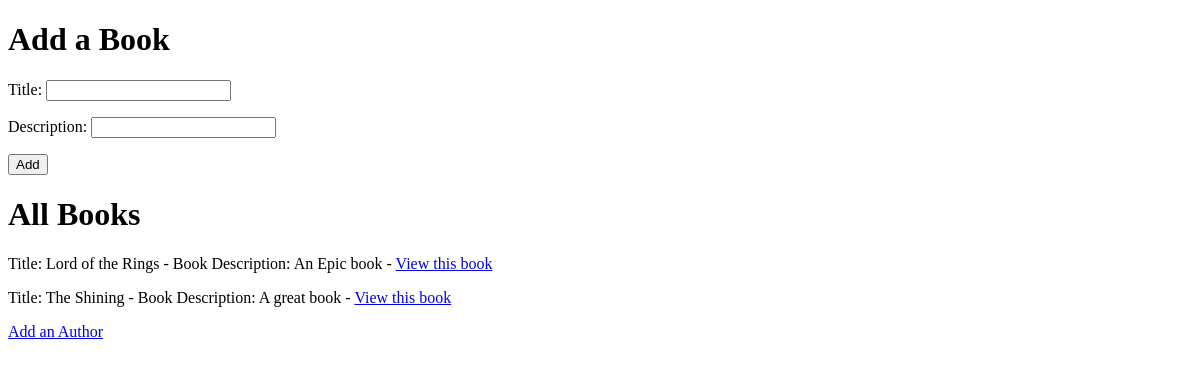
Before: / with the older database file.
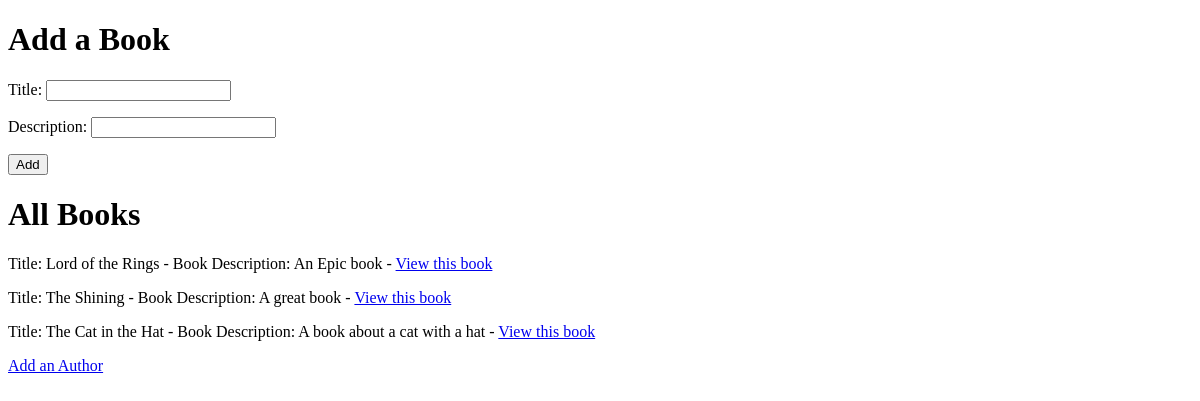
After: the same page with the newer database file.
### ba_app/models.py (models this page shows, shortened)
class Book(models.Model):
    title = models.CharField(max_length=255)
    description = models.TextField()
    created_at = models.DateTimeField(auto_now_add=True)
    updated_at = models.DateTimeField(auto_now=True)

### ba_app/views.py (the view)
# urls.py: path('', views.index),
def index(request):
    context={
        "Books" : Book.objects.all(),
    }
    return render (request, "index.html", context)

### ba_app/templates/index.html (shortened to what this page needs)
<!DOCTYPE html>
<html lang="en">
<head>
</head>
<body>
    <form action="/addBook" method="POST">
    <h1>Add a Book</h1>
    <p>Title:
        <input type="text" name = "title">
    </p>
    <p>Description:
        <input type="text" name = "description">
    </p>
    <button> Add </button>
    </form>
    <h1>All Books</h1>
    {% for Book in Books %}
    <p>Title: {{Book.title}} - Book Description: {{Book.description}} - <a href="/viewBookRend/{{Book.id}}">View this book</a></p>
    {% endfor %}
    <a href="/RenderAuthor">Add an Author</a>
</body>
</html>

Changed rows visible on the page:
added Book: title "The Cat in the Hat", description "A book about a cat with a hat"
